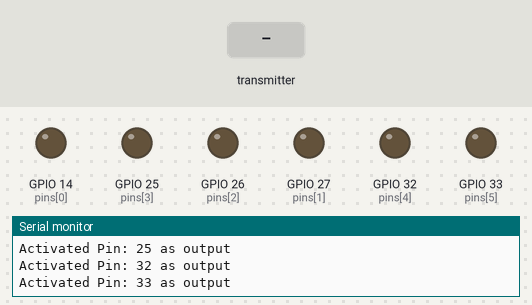
Simulated run of this sketch. Board: ESP32. Shown: output pins drawn as LEDs (lit = HIGH), the last lines printed to the serial monitor. Inputs (shaded band) come from the test bench.

Above: at 1.3 s.
1.4 s: the transmitter starts sending loop1 = 1
At 2.6 s:
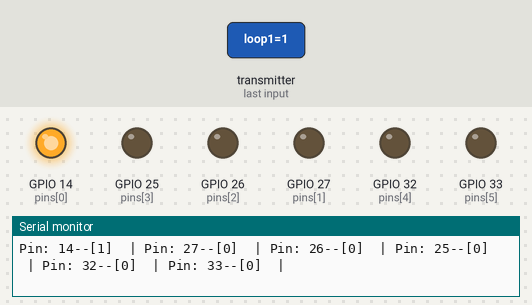
2.9 s: the transmitter starts sending loop2 = 1
At 4.0 s:
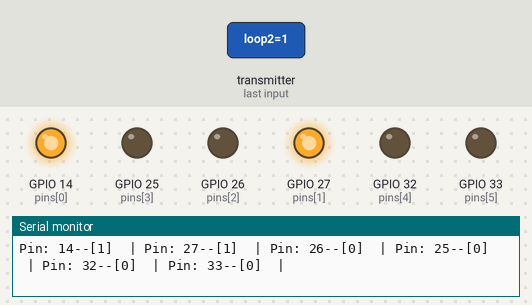
4.4 s: the transmitter starts sending loop3 = 1
At 5.1 s:
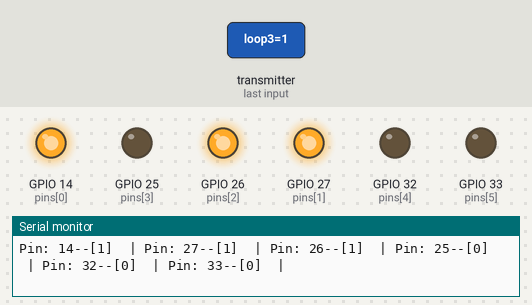
5.9 s: the transmitter starts sending loop4 = 1
At 6.3 s:
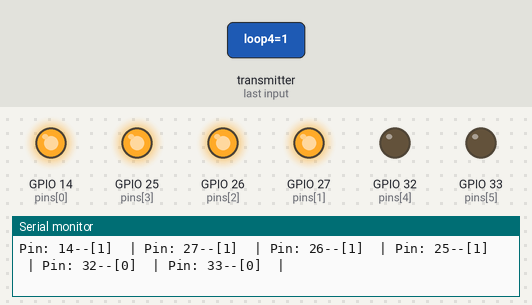
7.4 s: the transmitter starts sending loop5 = 1
At 8.6 s:
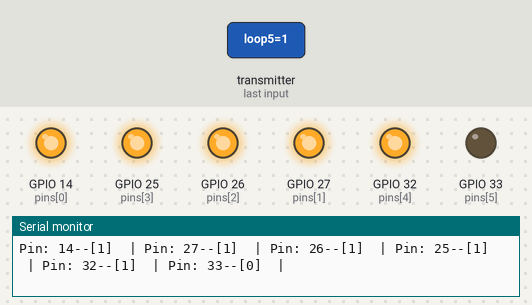
8.9 s: the transmitter starts sending loop6 = 1
At 9.7 s:
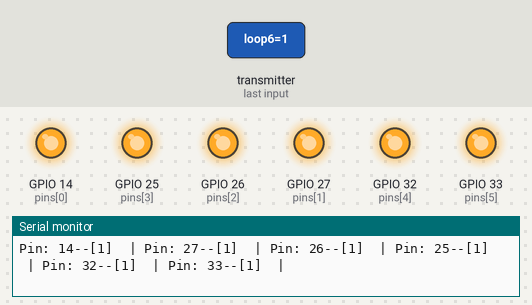
Timing chart, 0 to 11.4 s (numbered marks = the images above; inputs shaded):
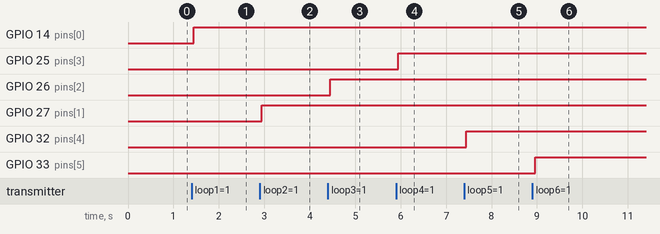

The sketch:

Esp_Relay.ino
```cpp
#include <esp_now.h>
#include <WiFi.h>
#define runpin 13

#define pincount 6
const int pins[pincount] = {14,27,26,25,32,33};
bool pinstate[pincount] = {0,0,0,0,0,0};

typedef struct DataStruct {
bool loop1;
bool loop2;
bool loop3;
bool loop4;
bool loop5;
bool loop6;
bool loop7;
bool loop8;
bool loop9;
bool loop10;
}DataStruct;
DataStruct Data;
#define CHANNEL 1

void setup() {
  Serial.begin(9600);
  WiFi.mode(WIFI_STA);
  Serial.print("MAC Address: ");
  Serial.println(WiFi.macAddress());
  for(int i = 0; i <pincount; i++){
  pinMode(pins[i],OUTPUT);

  Serial.print("Activated Pin: ");
  Serial.print(pins[i]);
  Serial.println(" as output");
}

  //Init ESP-NOW
  if (esp_now_init() != ESP_OK) {
    Serial.println("Error initializing ESP-NOW");
    return;}
  esp_now_register_recv_cb(OnDataRecv);

}

void loop() {

}

void OnDataRecv(const uint8_t * mac, const uint8_t *incomingData, int len) {
  memcpy(&Data, incomingData, sizeof(Data));
  pinstate[0] = Data.loop1;
  pinstate[1] = Data.loop2;
  pinstate[2] = Data.loop3;
  pinstate[3] = Data.loop4;
  pinstate[4] = Data.loop5;
  pinstate[5] = Data.loop6;

for(int j=0; j<pincount; j++){
  digitalWrite(pins[j],pinstate[j]);
  Serial.print("Pin: ");
  Serial.print(pins[j]);
  Serial.print("--[");
  Serial.print(pinstate[j]);
  Serial.print("]  | ");
}
Serial.println();

}
```

Measured:
- after the input at 1.4 s, GPIO 14 (pins[0]): LOW → HIGH after 0.05 s
- after the input at 2.9 s, GPIO 27 (pins[1]): LOW → HIGH after 0.05 s
- after the input at 4.4 s, GPIO 26 (pins[2]): LOW → HIGH after 0.05 s
- after the input at 5.9 s, GPIO 25 (pins[3]): LOW → HIGH after 0.05 s
- after the input at 7.4 s, GPIO 32 (pins[4]): LOW → HIGH after 0.05 s
- after the input at 8.9 s, GPIO 33 (pins[5]): LOW → HIGH after 0.07 s
